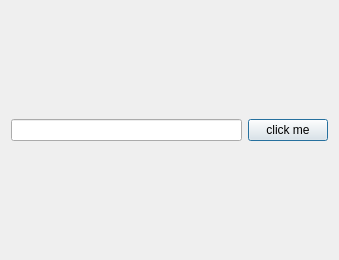
<?xml version="1.0" encoding="UTF-8"?>
<ui version="4.0">
 <class>Dialog</class>
 <widget class="QDialog" name="Dialog">
  <property name="geometry">
   <rect>
    <x>0</x>
    <y>0</y>
    <width>339</width>
    <height>260</height>
   </rect>
  </property>
  <property name="windowTitle">
   <string>Dialog</string>
  </property>
  <layout class="QHBoxLayout" name="horizontalLayout">
   <item>
    <widget class="QLineEdit" name="lineEdit">
     <property name="echoMode">
      <enum>QLineEdit::Password</enum>
     </property>
    </widget>
   </item>
   <item>
    <widget class="QPushButton" name="pushButton">
     <property name="text">
      <string>click me</string>
     </property>
    </widget>
   </item>
  </layout>
 </widget>
 <resources/>
 <connections/>
</ui>
